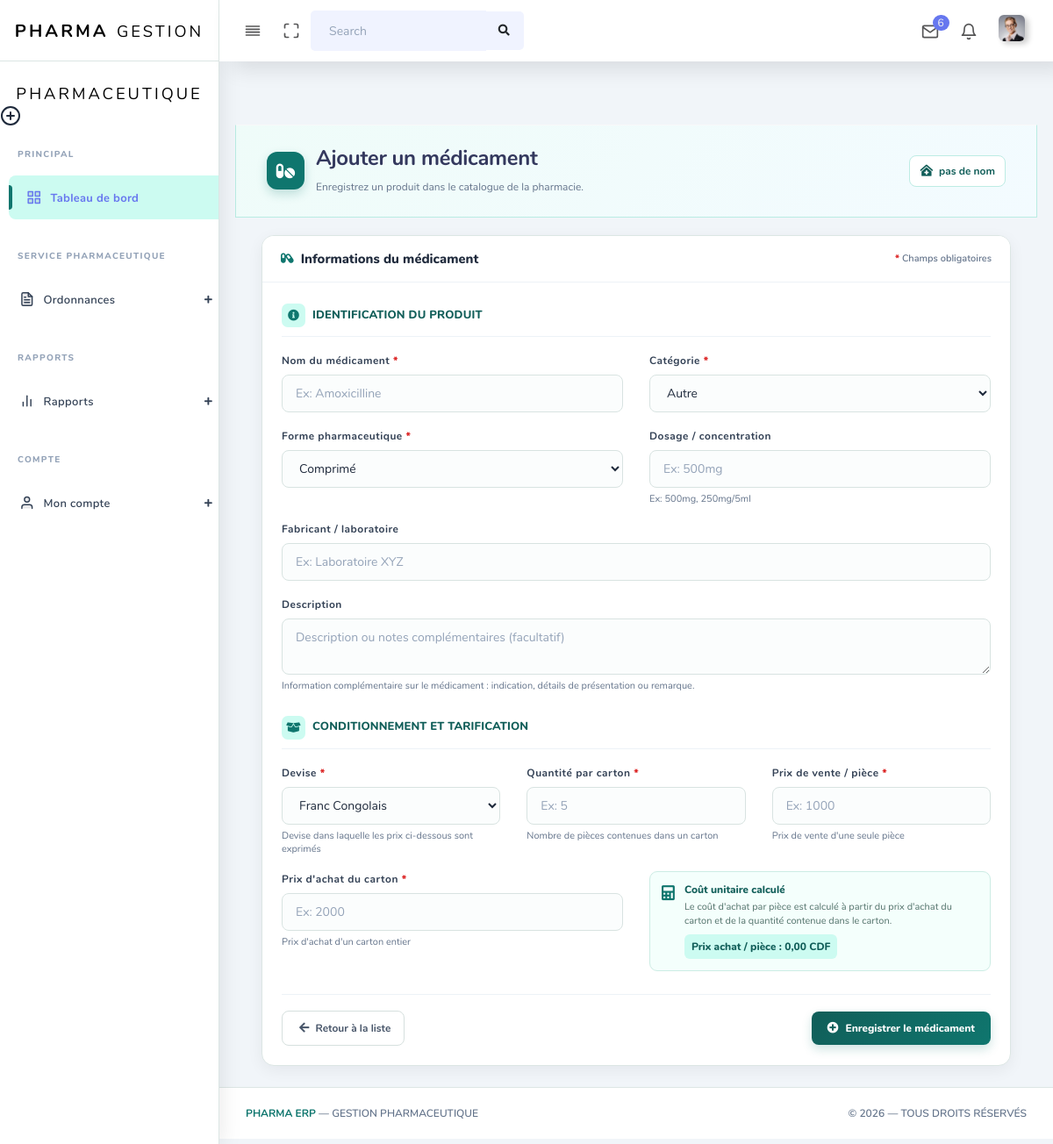
The page /creer_medicament/ (signed in) on the database as committed earlier.
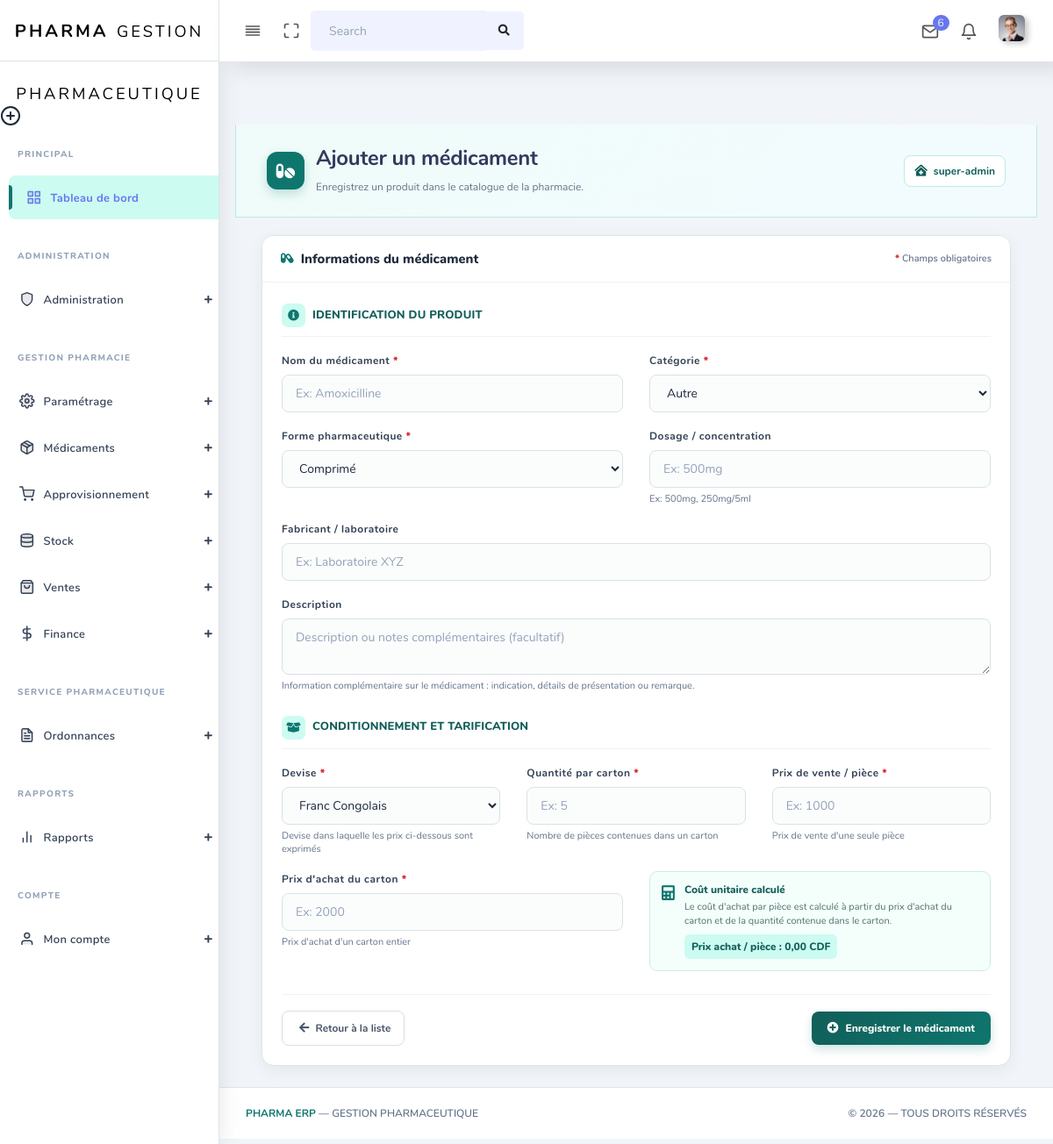
The same page on the database as committed later.
### app/models.py (models this page shows, shortened)
class Pharmacie(models.Model):
    nom_pharmacie = models.CharField(max_length= 30)
    user_pharmacie = models.ForeignKey(User , on_delete= models.SET_NULL , null = True , blank= True)
    dateCreation = models.DateField(auto_now_add= True)

### app/views.py (the view)
# urls.py: path('creer_medicament/', creer_medicament , name="creer_medicament"),
@login_required()
def creer_medicament(request):
    msg = None
    pharmacie_obj = Pharmacie.objects.filter(user_pharmacie=request.user).first()
    name_phar = pharmacie_obj.nom_pharmacie if pharmacie_obj else 'pas de nom'
    if request.method == 'POST':
        form = MedicamentForm(request.POST)
        if form.is_valid():
            if pharmacie_obj is None:
                msg = "Vous devez d'abord créer votre pharmacie."
            else:
                medicament = form.save(commit=False)
                medicament.pharmacie = pharmacie_obj
                medicament.utilisateur = request.user
                medicament.save()
                msg = "Médicament enregistré avec succès"
                form = MedicamentForm()  # formulaire vide après succès
    else:
        form = MedicamentForm()
    role_verify = Role.objects.filter(userRole=request.user).select_related('role')
    roles = [r.role.nom_typeRole for r in role_verify if r.role]
    if 'super admin' in roles:
        primary_role = 'super admin'
    elif 'admin' in roles:
        primary_role = 'admin'
    else:
        primary_role = 'visiteur'
    return render(request, 'back-end/medicaments/medicament_form.html', {
        'form': form,
        'primary_role': primary_role,
        'roles': roles,
        'name_phar': name_phar,
        'msg': msg,
    })

### app/templates/back-end/medicaments/medicament_form.html (shortened to what this page needs)
{% load static %}
<!DOCTYPE html>
<html lang="fr">
<head>
  <link rel="stylesheet" href="{% static 'back-end/assets/css/app.min.css' %}">
  <link rel="stylesheet" href="{% static 'back-end/assets/css/style.css' %}">
  <link rel="stylesheet" href="{% static 'back-end/assets/css/components.css' %}">
  <link rel="stylesheet" href="{% static 'back-end/assets/css/custom.css' %}">
</head>
<body>
  <div id="app">
    <div class="main-wrapper main-wrapper-1">
      {% include "back-end/includes/header.html" %}
      <div class="main-sidebar sidebar-style-2">
        {% include "back-end/includes/aside.html" %}
      </div>
      <div class="main-content">
        <section class="section">
          <div class="section-header">
            <div class="section-header-left">
              <div class="section-header-icon">
                {% if medicament %}
                  <i class="fas fa-edit"></i>
                {% else %}
                  <i class="fas fa-pills"></i>
                {% endif %}
              </div>
              <div>
                {% if medicament %}
                  <h1>Modifier un médicament</h1>
                  <p>
                    Modifiez les informations de
                    <strong>{{ medicament.nom }}</strong>.
                  </p>
                {% else %}
                  <h1>Ajouter un médicament</h1>
                  <p>
                    Enregistrez un produit dans le catalogue de la pharmacie.
                  </p>
                {% endif %}
              </div>
            </div>
            <div class="pharmacie-name">
              <i class="fas fa-clinic-medical"></i>
              {{ name_phar|default:"Pharmacie non définie" }}
            </div>
          </div>
          <div class="section-body">
            <div class="medicament-container">
              <div class="medicament-card">
                <div class="medicament-card-header">
                  <h4>
                    {% if medicament %}
                      <i class="fas fa-pen"></i>
                      Modification : {{ medicament.nom }}
                    {% else %}
                      <i class="fas fa-capsules"></i>
                      Informations du médicament
                    {% endif %}
                  </h4>
                  <span class="required-info">
                    <span class="required-star">*</span>
                    Champs obligatoires
                  </span>
                </div>
                <div class="medicament-card-body">
                  <form method="post" novalidate>
                    <div class="form-section-title">
                      <i class="fas fa-info-circle"></i>
                      Identification du produit
                    </div>
                    <div class="row">
                      <div class="col-md-6">
                        <div class="form-group">
                          <label for="{{ form.nom.id_for_label }}">
                            Nom du médicament
                            {% if form.nom.field.required %}
                              <span class="required-star">*</span>
                            {% endif %}
                          </label>
                          {{ form.nom }}
                        </div>
                      </div>
                      <div class="col-md-6">
                        <div class="form-group">
                          <label for="{{ form.categorie.id_for_label }}">
                            Catégorie
                            {% if form.categorie.field.required %}
                              <span class="required-star">*</span>
                            {% endif %}
                          </label>
                          {{ form.categorie }}
                        </div>
                      </div>
                    </div>
                    <div class="row">
                      <div class="col-md-6">
                        <div class="form-group">
                          <label for="{{ form.forme.id_for_label }}">
                            Forme pharmaceutique
                            {% if form.forme.field.required %}
                              <span class="required-star">*</span>
                            {% endif %}
                          </label>
                          {{ form.forme }}
                        </div>
                      </div>
                      <div class="col-md-6">
                        <div class="form-group">
                          <label for="{{ form.dosage.id_for_label }}">
                            Dosage / concentration
                          </label>
                          {{ form.dosage }}
                          {% if form.dosage.help_text %}
                            <small class="field-help">
                              {{ form.dosage.help_text }}
                            </small>
                          {% else %}
                            <small class="field-help">
                              Exemple : 500 mg, 250 mg/5 ml, 1 g.
                            </small>
                          {% endif %}
                        </div>
                      </div>
                    </div>
                    <div class="row">
                      <div class="col-md-12">
                        <div class="form-group">
                          <label for="{{ form.fabricant.id_for_label }}">
                            Fabricant / laboratoire
                          </label>
                          {{ form.fabricant }}
                        </div>
                      </div>
                    </div>
                    <div class="row">
                      <div class="col-md-12">
                        <div class="form-group">
                          <label for="{{ form.description.id_for_label }}">
                            Description
                          </label>
                          {{ form.description }}
                          <small class="field-help">
                            Information complémentaire sur le médicament :
                            indication, détails de présentation ou remarque.
                          </small>
                        </div>
                      </div>
                    </div>
                    <div class="form-section-title mt-2">
                      <i class="fas fa-box-open"></i>
                      Conditionnement et tarification
                    </div>
                    <div class="row">
                      <div class="col-md-4">
                        <div class="form-group">
                          <label for="{{ form.devise.id_for_label }}">
                            Devise
                            {% if form.devise.field.required %}
                              <span class="required-star">*</span>
                            {% endif %}
                          </label>
                          {{ form.devise }}
                          {% if form.devise.help_text %}
                            <small class="field-help">
                              {{ form.devise.help_text }}
                            </small>
                          {% endif %}
                        </div>
                      </div>
                      <div class="col-md-4">
                        <div class="form-group">
                          <label for="{{ form.quantite_par_carton.id_for_label }}">
                            Quantité par carton
                            {% if form.quantite_par_carton.field.required %}
                              <span class="required-star">*</span>
                            {% endif %}
                          </label>
                          {{ form.quantite_par_carton }}
                          {% if form.quantite_par_carton.help_text %}
                            <small class="field-help">
                              {{ form.quantite_par_carton.help_text }}
                            </small>
                          {% else %}
                            <small class="field-help">
                              Nombre de pièces dans un carton.
                            </small>
                          {% endif %}
                        </div>
                      </div>
                      <div class="col-md-4">
                        <div class="form-group">
                          <label for="{{ form.prix_vente_piece.id_for_label }}">
                            Prix de vente / pièce
                            {% if form.prix_vente_piece.field.required %}
                              <span class="required-star">*</span>
                            {% endif %}
                          </label>
                          {{ form.prix_vente_piece }}
                          {% if form.prix_vente_piece.help_text %}
                            <small class="field-help">
                              {{ form.prix_vente_piece.help_text }}
                            </small>
                          {% endif %}
                        </div>
                      </div>
                    </div>
                    <div class="row">
                      <div class="col-md-6">
                        <div class="form-group">
                          <label for="{{ form.prix_achat_carton.id_for_label }}">
                            Prix d'achat du carton
                            {% if form.prix_achat_carton.field.required %}
                              <span class="required-star">*</span>
                            {% endif %}
                          </label>
                          {{ form.prix_achat_carton }}
                          {% if form.prix_achat_carton.help_text %}
                            <small class="field-help">
                              {{ form.prix_achat_carton.help_text }}
                            </small>
                          {% endif %}
                        </div>
                      </div>
                      <div class="col-md-6">
                        <div class="price-info-box">
                          <i class="fas fa-calculator"></i>
                          <div>
                            <h6>Coût unitaire calculé</h6>
                            <p>
                              Le coût d'achat par pièce est calculé à partir du
                              prix d'achat du carton et de la quantité contenue
                              dans le carton.
                            </p>
                            {% if medicament %}
                              <span class="prix-calcul">
                                Prix achat / pièce :
                                {{ medicament.prix_achat_piece|floatformat:2 }}
                                {{ medicament.devise }}
                              </span>
                            {% else %}
                              <span class="prix-calcul" id="prix-achat-piece">
                              </span>
                            {% endif %}
                          </div>
                        </div>
                      </div>
                    </div>
                    <div class="form-actions">
                      <a
                        href="{% url 'liste_medicaments' %}"
                        class="btn-retour"
                      >
                        <i class="fas fa-arrow-left"></i>
                        Retour à la liste
                      </a>
                      <button type="submit" class="btn-save-medicament">
                        {% if medicament %}
                          <i class="fas fa-save"></i>
                          Mettre à jour le médicament
                        {% else %}
                          <i class="fas fa-plus-circle"></i>
                          Enregistrer le médicament
                        {% endif %}
                      </button>
                    </div>
                  </form>
                </div>
              </div>
            </div>
          </div>
        </section>
      </div>
      <footer class="main-footer">
        <div class="footer-left">
          <a href="{% url 'dashboard' %}">Pharma ERP</a>
          — Gestion pharmaceutique
        </div>
        <div class="footer-right">
          &copy; {% now "Y" %} — Tous droits réservés
        </div>
      </footer>
    </div>
  </div>
</body>
</html>

Rows that differ between the two databases and show on the page:
added Pharmacie: nom_pharmacie "super-admin"
Other text that changed with them:
{{ name_phar|default:"Pharmacie non définie" }}: "pas de nom" → (not shown)
text now shown: "ADMINISTRATION Administration GESTION PHARMACIE Paramétrage Médicaments Approvisionnement Stock Ventes Finance"
